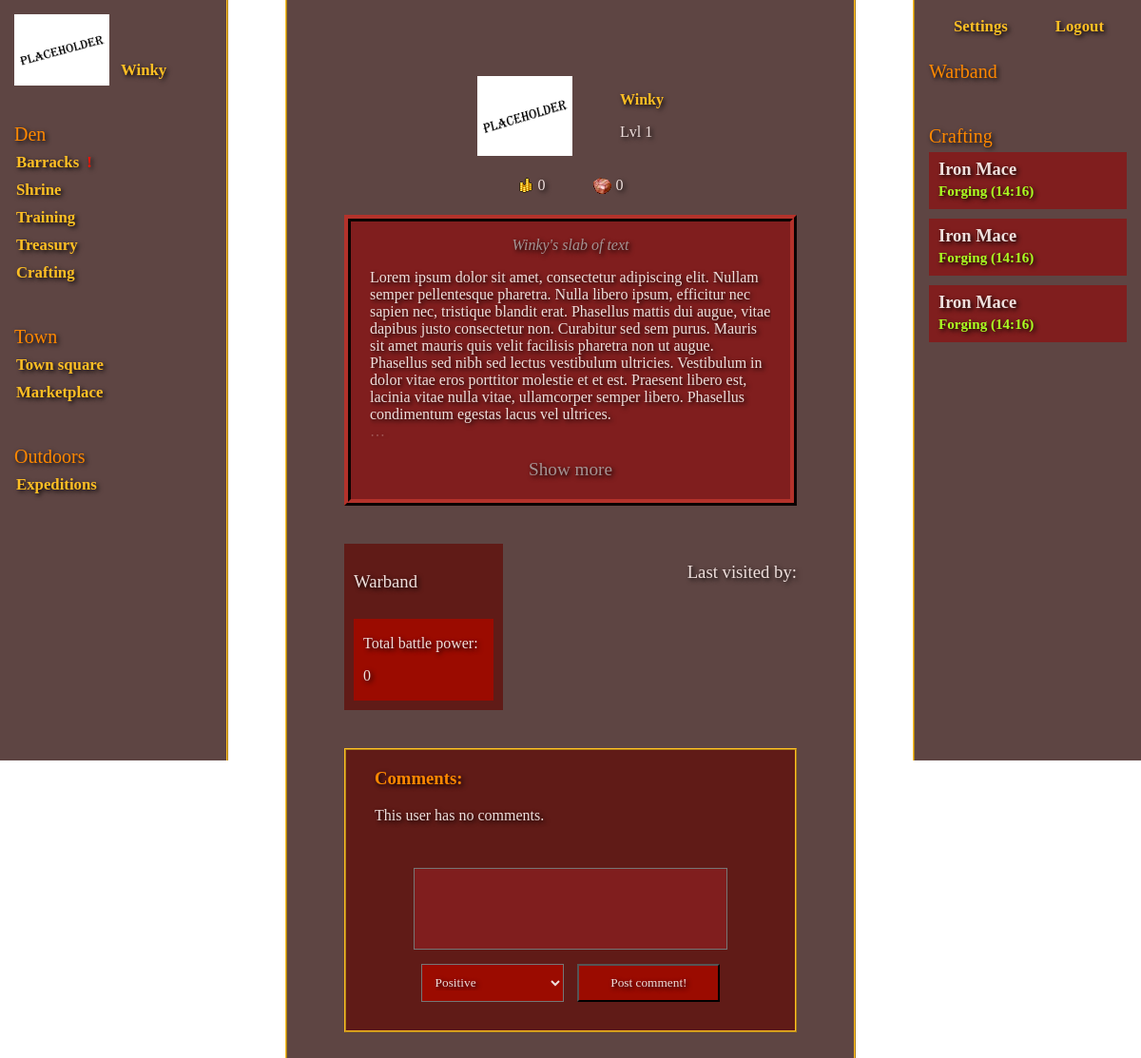
Before: /profile/3 (signed in) with the older database file.
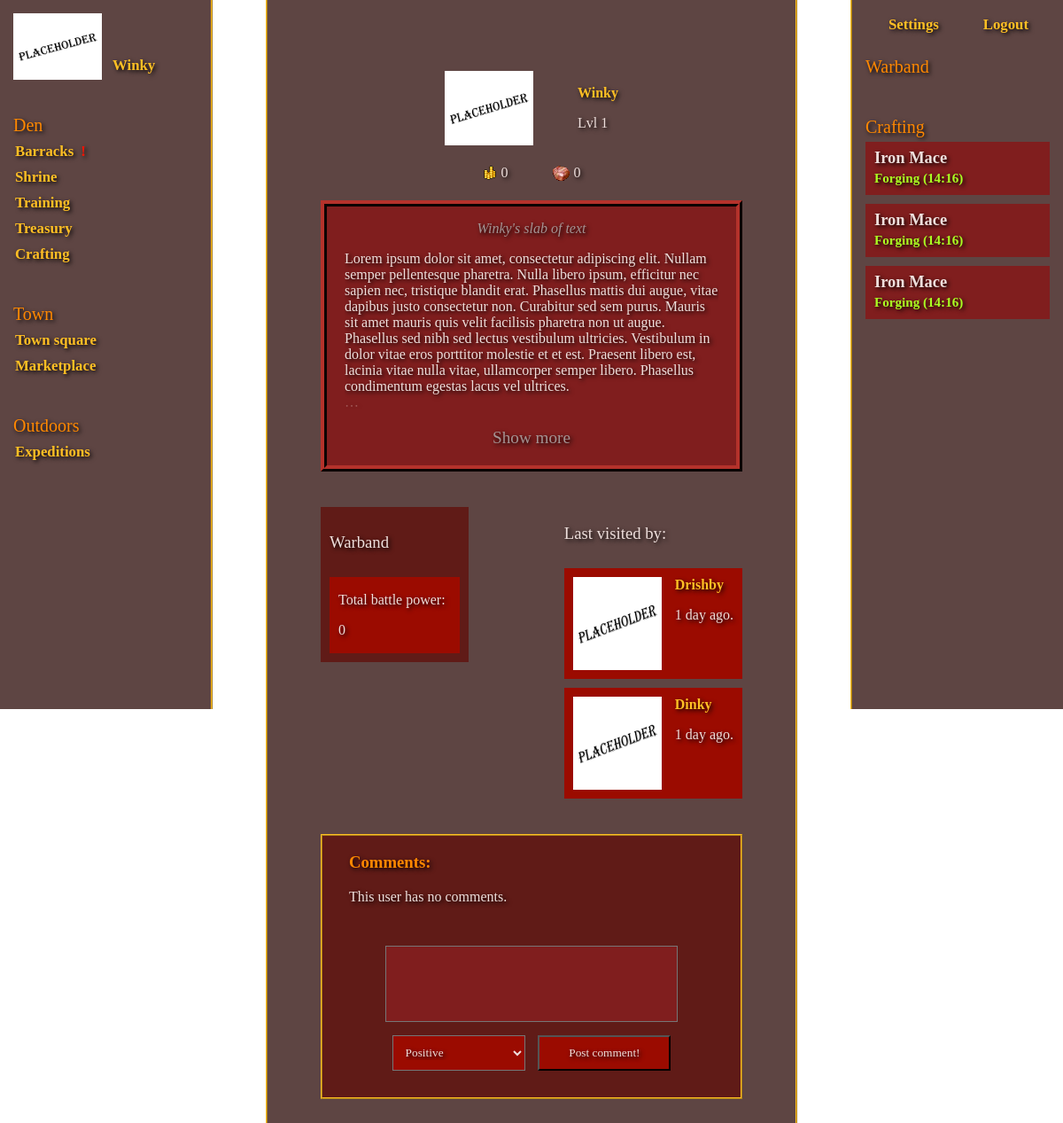
After: the same page with the newer database file.
### apps/accounts/models.py (models this page shows, shortened)
class Guestbook(models.Model):
    profile = models.ForeignKey(Account, related_name='profile', null=True, on_delete=models.CASCADE)
    guest = models.ForeignKey(Account, related_name='guest', null=True, on_delete=models.DO_NOTHING)
    timestamp = models.DateTimeField(default=timezone.now)

class Account(AbstractBaseUser, PermissionsMixin):
    username = models.CharField(unique=True, max_length=32)
    email = models.EmailField(_('email_address'), unique=True, max_length=255)
    avatar = models.ImageField(upload_to='static/avatars', default='static/placeholder.png')
    profile_text = models.TextField(max_length=4096, blank=True)
    reputation = models.IntegerField(default=0)
    date_joined = models.DateTimeField(default=timezone.now)
    is_superuser = models.BooleanField(default=False)
    is_staff = models.BooleanField(default=False)
    is_active = models.BooleanField(default=False)
    treasury = models.JSONField(default=treasury_template)
    known_recipes = models.JSONField(default=known_recipes_template)
    gold = models.IntegerField(default=0)
    rubies = models.IntegerField(default=0)
    level = models.IntegerField(default=1)
    experience = models.IntegerField(default=0)
    perk_points = models.IntegerField(default=1)
    adventuring_perks = models.IntegerField(default=0)
    combat_perks = models.IntegerField(default=0)
    crafting_perks = models.IntegerField(default=0)
    USERNAME_FIELD = 'username'
    REQUIRED_FIELDS = ['email', 'password']
    objects = CustomUserManager()

### apps/accounts/views.py (the view, shortened to what this page needs)
# urls.py: path('profile/<int:profile_id>', profile, name="profile"),
@login_required(login_url='/mountain', redirect_field_name=None)
def profile(request, profile_id):
    warband = Dwarf.objects.values('id', 'name', 'status').filter(leader=request.user)
    profile_warband = Dwarf.objects.values('name', 'battle_power', 'battles_fought').filter(leader=profile_id)
    profile_info = Account.objects.values('username', 'avatar', 'level',
                                          'profile_text', 'gold', 'rubies',
                                          'reputation').filter(id=profile_id)
    guestbook = Guestbook.objects.all().filter(profile=profile_id).order_by('-id')  # Reverse chronological order
    for guest in guestbook:
        now = timezone.now()
        delta = now - guest.timestamp
        delta = int(delta.total_seconds())
        if delta < 2:
            affix = 'second ago.'
        elif delta in range(2, 59):
            affix = 'seconds ago.'
        elif delta in range(60, 119):
            delta = delta / 60
            affix = 'minute ago.'
        elif delta in range(120, 3599):
            delta = delta / 60
            affix = 'minutes ago.'
        elif delta in range(3600, 7199):
            delta = delta / 3600
            affix = 'hour ago.'
        elif delta in range(7200, 86399):
            delta = delta / 3600
            affix = 'hours ago.'
        elif delta in range(86400, 172799):
            delta = delta / 86400
            affix = 'day ago.'
        else:
            delta = delta / 86400
            affix = 'days ago.'
        guest.timestamp = str(int(delta)) + ' ' + affix
    comment_form = CreateComment()
    author = request.user
    receiver = Account.objects.get(id=profile_id)
    comment_exists = Comment.objects.filter(author=author, receiver=receiver).exists()
    total_battle_power = 0
    for dwarf in profile_warband:
        total_battle_power += dwarf['battle_power']
    def create_comment(author, receiver):
        text = comment_form.cleaned_data['text']
        points = comment_form.cleaned_data['points']
        Account.objects.filter(id=receiver.id).update(reputation=F('reputation') + points)
        comment = Comment.objects.create(author=author, receiver=receiver, text=text, points=points)
        comment.save()
    def delete_comment(author, receiver):
        points = Comment.objects.values('points').filter(author=author, receiver=receiver)
        Account.objects.filter(id=receiver.id).update(reputation=F('reputation') - points)
        Comment.objects.filter(author=author, receiver=receiver).delete()
    comments = Comment.objects.all().filter(receiver=profile_id)
    your_comment = Comment.objects.all().filter(receiver=receiver, author=request.user)
    if author != receiver:
        if Guestbook.objects.filter(profile=receiver, guest=author).exists():
            Guestbook.objects.filter(profile=receiver, guest=author).delete()
        Guestbook.objects.create(profile=receiver, guest=author)
    if Guestbook.objects.filter(profile=receiver).count() >= 5:
        Guestbook.objects.filter(profile=receiver).order_by('timestamp').first().delete()
    return render(request, "profile/profile.html", {
        'warband': warband,
        'profile_info': profile_info,
        'profile_warband': profile_warband,
        'total_battle_power': total_battle_power,
        'guestbook': guestbook,
        'comments': comments,
        'comment_form': comment_form,
        'your_comment': your_comment
    })

### apps/accounts/forms.py
class CreateComment(forms.Form):
    rep = (
        (1, 'Positive'),
        (0, 'Neutral'),
        (-1, 'Negative')
    )
    text = forms.CharField(widget=forms.Textarea(attrs={"rows": "5"}), max_length=255, label='')
    points = forms.CharField(widget=forms.Select(choices=rep), label='')

### templates/profile/profile.html (shortened to what the changed rows need)
{% extends 'base.html' %}
{% load static %}
{% block stylesheets %}
    <link rel="stylesheet" href="{% static 'css/profile/profile.css' %}" type="text/css"/>
{% endblock %}
{% block content %}
    {% for user in profile_info %}
        <div id="profile">
            <div id="upper-profile">
                <div id="profile-info">
                    <img class="avatar" src="/{{ user.avatar }}" alt="user-avatar"/>
                    <div>
                        <p class="username">{{ user.username }}</p>
                        <p class="level">Lvl {{ user.level }}</p>
                    </div>
                </div>
                <div id="profile-currencies">
                    <div><img src="{% static 'images/currency-icons/gold.png' %}" alt="Gold: " /> <span>{{ user.gold }}</span></div>
                    <div><img src="{% static 'images/currency-icons/ruby.png' %}" alt="Rubies: "/> <span>{{ user.rubies }}</span></div>
                </div>
                <div id="profile-text-box">
                    <p>{{ user.username }}'s slab of text</p>
                    <span id="text-preview">{{ user.profile_text }}</span>
                    <div id="display-profile-text">Show more</div>
                </div>
            </div>
            <div id="lower-profile">
                <div id="lower-profile-left">
                    <div id="profile-warband">
                        <h3>Warband</h3>
                        <div id="battle-power">
                            <p>Total battle power:</p>
                            <p>{{ total_battle_power }}</p>
                        </div>
                    </div>
                </div>
                <div id="lower-profile-right">
                    <div id="profile-last-visited">
                        <h3>Last visited by:</h3>
                        {% for entry in guestbook %}
                            <div class="profile-guest">
                                <img class="profile-avatar" src="/{{ entry.guest.avatar }}" alt="user-avatar"/>
                                <div>
                                    <a href="{% url 'profile' profile_id=entry.guest.id %}">{{ entry.guest }}</a>
                                    <p>{{ entry.timestamp }}</p>
                                </div>
                            </div>
                        {% endfor %}
                    </div>
                </div>
            </div>
            <div id="comments">
                <h3 id="comments-h3">Comments:</h3>
                {% if comments %}
                <span id="total-reputation">Reputation: {{ user.reputation }}</span>
                <div id="comments-box">
                    {% for comment in comments %}
                        <div class="comment-author {% if comment.points == 1 %} author-positive
                                                   {% elif comment.points == 0 %} author-neutral
                                                   {% elif comment.points == -1 %} author-negative
                                                   {% endif %}">
                            <a href="{% url 'profile' profile_id=comment.author_id %}">{{ comment.author }}</a>
                            <span>{{ comment.timestamp }}</span>
                            {% if comment.author == request.user %}
                                <form method="POST">
                                    {% csrf_token %}
                                    <input type="submit" name="delete_comment" value="Delete">
                                </form>
                            {% endif %}
                        </div>
                        <div class="comment-text {% if comment.points == 1 %} text-positive
                                                 {% elif comment.points == 0 %} text-neutral
                                                 {% elif comment.points == -1 %} text-negative
                                                 {% endif %}">
                            <span>{{ comment.text }}</span>
                        </div>
                    {% endfor %}
                </div>
                {% else %}
                    <p>This user has no comments.</p>
                {% endif %}
                <form method="POST">
                    {{ comment_form.text }}
                    <div id="comment-buttons">
                        {{ comment_form.points }}
                        <input type="submit" name="create_comment" value="Post comment!">
                    </div>
                </form>
            </div>
        </div>
    {% endfor %}
{% endblock %}

Changed rows visible on the page:
added Guestbook: guest.avatar (placeholder picture), guest "Drishby", timestamp "1 day ago."
added Guestbook: guest.avatar (placeholder picture), guest "Dinky", timestamp "1 day ago."
